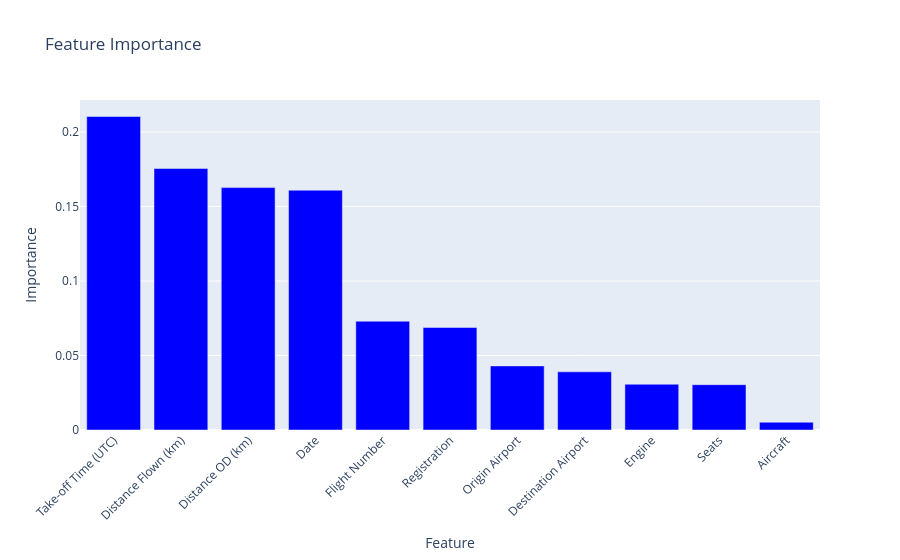

The cell this chart's notebook holds for it:
### Markdown cell above
## Random Forest

### Code cell
# Same with random forest regressor


# define the model
model = RandomForestRegressor()
# define the parameter grid for RandomizedSearchCV
param_dist = {
    "n_estimators": randint(50, 200),
    "max_depth": randint(2, 10),
    "min_samples_split": randint(2, 10),
    "min_samples_leaf": randint(1, 10),
    "max_features": ["auto", "sqrt"],
}
# perform Randomized search with cross validation
grid_search = RandomizedSearchCV(
    model,
    param_distributions=param_dist,
    n_iter=10,
    scoring="neg_mean_squared_error",
    cv=KFold(n_splits=5, shuffle=True, random_state=42),
    verbose=1,
    n_jobs=-1,
)
grid_search.fit(X_train, y_train)
print("Best parameters: ", grid_search.best_params_)
print("Best score: ", grid_search.best_score_)
# fit the model with the best parameters
model = grid_search.best_estimator_
model.fit(X_train, y_train)
# make predictions on the test set
y_pred = model.predict(X_test)
# calculate the mean squared error and r squared
mse = mean_squared_error(y_test, y_pred)
rmse = np.sqrt(mse)
r2 = r2_score(y_test, y_pred)
print("Mean squared error: ", mse)
print("Root mean squared error: ", rmse)
print("R squared: ", r2)
# plot feature importance
importances = model.feature_importances_
indices = np.argsort(importances)[::-1]
fig = px.bar(
    y=importances[indices],
    x=data[input_features].columns[indices],
    labels={"x": "Feature", "y": "Importance"},
    title="Feature Importance",
)
fig.update_traces(marker_color="blue")
fig.update_layout(xaxis_tickangle=-45)
fig.show()

### Figure 1 — Plotly figure (JSON) as saved in the notebook; plotly's stock layout.template omitted (floating-point values rounded to 4 significant figures)
{"data": [{"hovertemplate": "Feature=%{x}<br>Importance=%{y}<extra></extra>", "legendgroup": "", "marker": {"color": "blue", "pattern": {"shape": ""}}, "name": "", "orientation": "v", "showlegend": false, "textposition": "auto", "type": "bar", "x": ["Take-off Time (UTC)", "Distance Flown (km)", "Distance OD (km)", "Date", "Flight Number", "Registration", "Origin Airport", "Destination Airport", "Engine", "Seats", "Aircraft"], "xaxis": "x", "y": [0.2104, 0.1756, 0.1627, 0.161, 0.07304, 0.06883, 0.04302, 0.03906, 0.03071, 0.03043, 0.005203], "yaxis": "y"}], "layout": {"barmode": "relative", "legend": {"tracegroupgap": 0}, "title": {"text": "Feature Importance"}, "xaxis": {"anchor": "y", "domain": [0, 1], "tickangle": -45, "title": {"text": "Feature"}}, "yaxis": {"anchor": "x", "domain": [0, 1], "title": {"text": "Importance"}}}}
